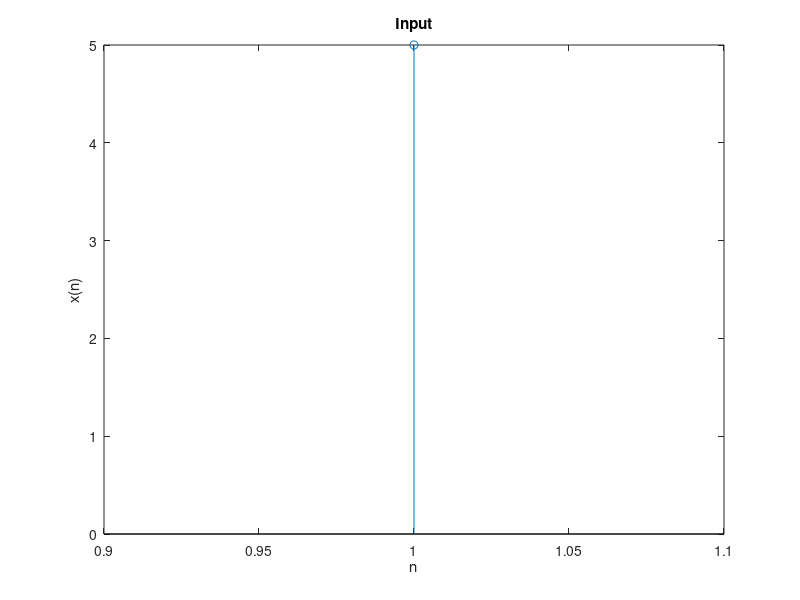

Write the MATLAB code that produced this figure. (Note: this script raises an error after producing the figure.)
clear all;
close all;
clc;
x=input('Enter x : ');
N=input('Enter N : ');
%display input
stem(x);
title('Input');
xlabel(' n ');
ylabel('x(n)');
y1=dif(x,N);
y2=dit(x,N);
%display y2
subplot(2,2,1);
stem(real(y2));
title('dft using dit');
ylabel('real axis');
xlabel('N');
subplot(2,2,2);
stem(imag(y2));
title('dft using dit');
ylabel('imaginary axis');
xlabel('N');
M=log2(N);
for k=1:N
    m=dec2bin(k-1,M);
    n=fliplr(m);
    g=bin2dec(n)+1;
    if(k~=g)
        x1(g)=y1(k);
        x1(k)=y1(g);
    end
end
y1=x1;
subplot(2,2,3);
stem(real(y1));
title('Dft using dif');
xlabel('N');
ylabel('real axix');
subplot(2,2,4);
stem(imag(y1));
ylabel('imag axis');
xlabel(' N ');
title('dft using dif');
